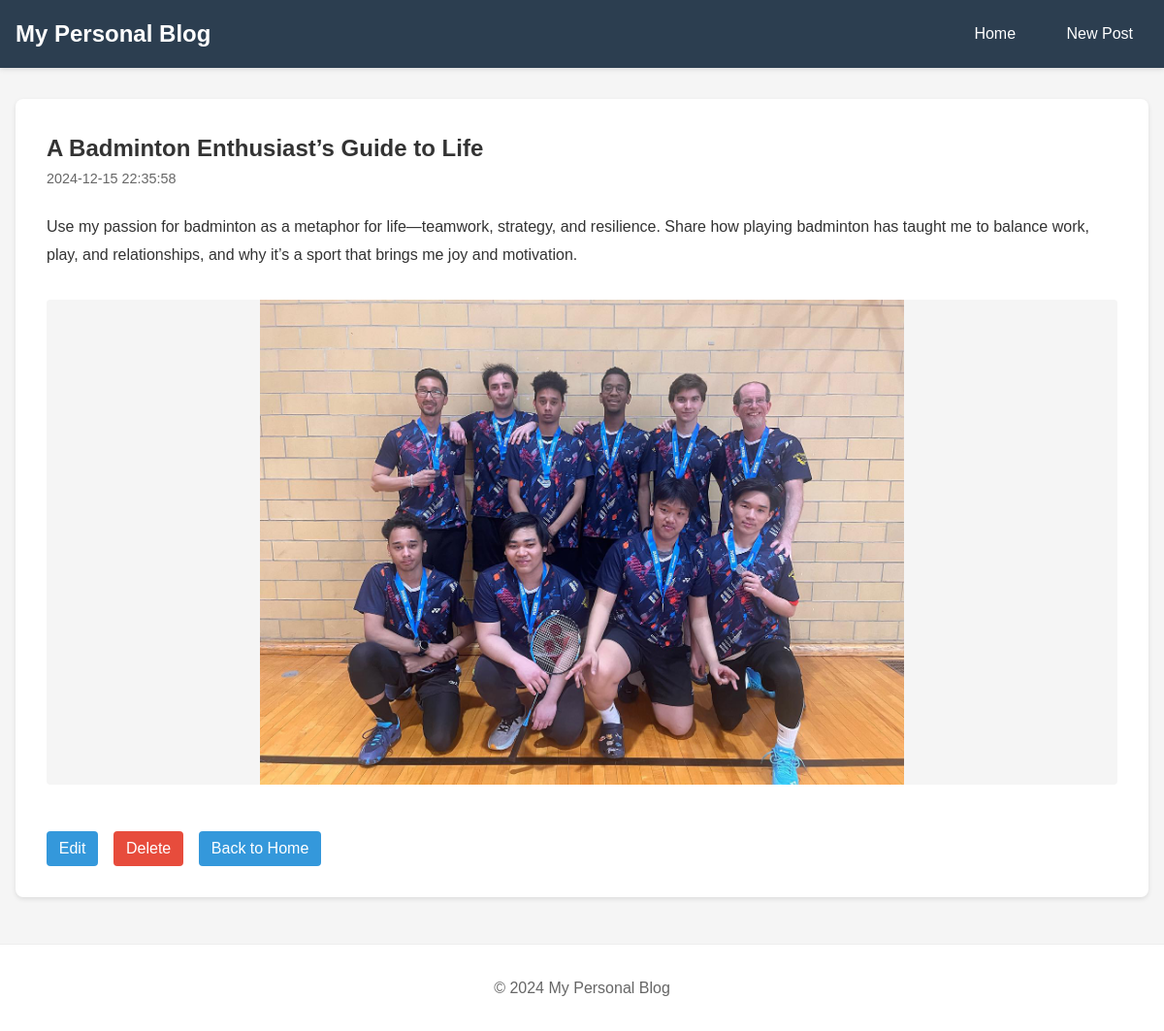
Page /post/7 on the committed database.
### tables this page shows
CREATE TABLE posts (
            id INTEGER PRIMARY KEY AUTOINCREMENT,
            title TEXT NOT NULL,
            content TEXT NOT NULL,
            created_at TIMESTAMP NOT NULL DEFAULT CURRENT_TIMESTAMP
        );

CREATE TABLE media (
            id INTEGER PRIMARY KEY AUTOINCREMENT,
            post_id INTEGER NOT NULL,
            filename TEXT NOT NULL,
            media_type TEXT NOT NULL,
            created_at TIMESTAMP NOT NULL DEFAULT CURRENT_TIMESTAMP,
            FOREIGN KEY (post_id) REFERENCES posts (id) ON DELETE CASCADE
        );

### app.py (the view)
@app.route('/post/<int:post_id>')
def view_post(post_id):
    post = db.get_post(post_id)
    if post is None:
        return "Post not found", 404
    return render_template('post.html', post=post)

### database.py (called while the page is built)
def get_db_connection():
    conn = sqlite3.connect(DATABASE_FILE)
    conn.row_factory = sqlite3.Row
    return conn

def get_post(post_id):
    conn = get_db_connection()
    post = conn.execute('SELECT * FROM posts WHERE id = ?', (post_id,)).fetchone()
    if post:
        post = dict(post)
        post['media'] = get_post_media(post['id'])
    conn.close()
    return post

def get_post_media(post_id):
    conn = get_db_connection()
    media = conn.execute('''
        SELECT * FROM media
        WHERE post_id = ?
        ORDER BY created_at
    ''', (post_id,)).fetchall()
    conn.close()
    return media

### templates/post.html (shortened to what this page needs)
{% extends "base.html" %}
{% block content %}
    <article class="full-post">
        <h2>{{ post['title'] }}</h2>
        <p class="date">{{ post['created_at'] }}</p>
        <div class="content">
            {{ post['content'] }}
        </div>
        {% if post.media %}
            <div class="post-media">
                {% for media in post.media %}
                    <div class="media-container">
                        {% if media.media_type == 'image' %}
                            <img src="{{ url_for('static', filename='uploads/' + media.filename) }}"
                                 alt="Post image" class="post-media-item">
                        {% else %}
                            <video controls class="post-media-item">
                                <source src="{{ url_for('static', filename='uploads/' + media.filename) }}"
                                        type="video/{{ media.filename.split('.')[-1] }}">
                                Your browser does not support the video tag.
                            </video>
                        {% endif %}
                    </div>
                {% endfor %}
            </div>
        {% endif %}
        <div class="actions">
            <a href="{{ url_for('edit', post_id=post['id']) }}" class="button">Edit</a>
            <a href="{{ url_for('delete', post_id=post['id']) }}"
               class="button delete"
               onclick="return confirm('Are you sure you want to delete this post and all its media?')">Delete</a>
            <a href="{{ url_for('home') }}" class="button">Back to Home</a>
        </div>
    </article>
{% endblock %}

### static/css/style.css (style rules this page uses)
* { margin: 0; padding: 0; box-sizing: border-box; }
body { font-family: 'Arial', sans-serif; line-height: 1.6; color: #333; background-color: #f5f5f5; }
.button { display: inline-block; padding: 0.3rem 0.8rem; background-color: #3498db; color: white; text-decoration: none; border-radius: 4px; border: none; cursor: pointer; font-size: 1rem; transition: background-color 0.3s; text-align: center; }
.delete { background-color: #e74c3c; }
.form-actions, .actions { display: flex; gap: 1rem; margin-top: 1rem; }
.full-post { background: white; padding: 2rem; border-radius: 8px; box-shadow: 0 2px 5px rgba(0,0,0,0.1); }
.full-post .content { margin: 1.5rem 0; line-height: 1.8; }
.date { color: #666; font-size: 0.9rem; margin-bottom: 1rem; }
.post-media { margin: 2rem -1rem; display: grid; gap: 1rem; grid-template-columns: repeat(auto-fit, minmax(300px, 1fr)); padding: 0 1rem; }
.media-container { width: 100%; margin-bottom: 1rem; border-radius: 4px; overflow: hidden; background-color: #f5f5f5; }
.post-media-item { width: 100%; height: auto; max-height: 500px; object-fit: contain; display: block; }

### rows in the picture
posts: title "A Badminton Enthusiast’s Guide to Life", created_at "2024-12-15 22:35:58", content "Use my passion for badminton as a metaphor for life—teamwork, strategy, and resilience. Share how playing badminton has taught me to balance work, play, and relationships, and why it’s a sport that brings me joy and motivation."
media: filename (picture)
